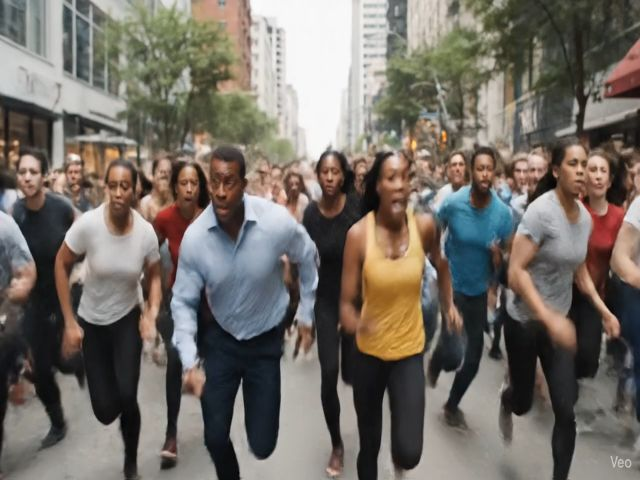
#> input picture temp/frame_1763749718499.jpg, 640 x 480 px
$ python extract_features.py ../temp/frame_1763749718499.jpg   (older library calls are emulated)
#> lines starting #> are read from the running program, lines starting #| are printed output that depends on the picture; after the words box and inside, x2 and y2 are one past the last pixel; in counts of white or black regions, pixels touching at a corner belong together; long printed decimals are rounded
import sys
import json
import numpy as np
import cv2
from io import BytesIO

def extract_motion_energy(frame):
    """Calculate optical flow magnitude (motion energy)"""
    if len(frame.shape) == 3:
        gray = cv2.cvtColor(frame, cv2.COLOR_BGR2GRAY)
    else:
        gray = frame

    # Compute Laplacian for edge detection (proxy for motion)
    laplacian = cv2.Laplacian(gray, cv2.CV_64F)
    motion_energy = np.sum(np.abs(laplacian)) / (gray.shape[0] * gray.shape[1])

    return float(motion_energy)

def extract_flux_of_count(frame):
    """Calculate crowd density approximation"""
    if len(frame.shape) == 3:
        gray = cv2.cvtColor(frame, cv2.COLOR_BGR2GRAY)
    else:
        gray = frame

    # Use morphological operations to estimate crowd density
    blurred = cv2.GaussianBlur(gray, (5, 5), 0)
    _, thresh = cv2.threshold(blurred, 127, 255, cv2.THRESH_BINARY)

    # Count connected components as approximation of people
    contours, _ = cv2.findContours(thresh, cv2.RETR_EXTERNAL, cv2.CHAIN_APPROX_SIMPLE)
    flux_of_count = len(contours)

    return float(flux_of_count)

try:
    # Get frame path from command line argument
    if len(sys.argv) < 2:
        raise ValueError("Frame path not provided")

    frame_path = sys.argv[1]
    frame = cv2.imread(frame_path)
#> frame is the input picture: shape (480, 640, 3); mean B, G, R 102.6, 110.2, 116.5

    if frame is None:
        raise ValueError(f"Could not read frame from {frame_path}")

    # Extract features
    motion_energy = extract_motion_energy(frame)
#> in extract_motion_energy, `gray = cv2.cvtColor(frame, cv2.COLOR_BGR2GRAY)`:
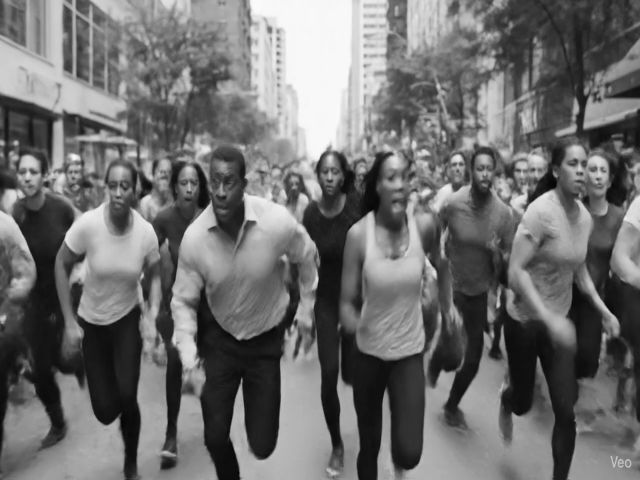
#> gray: shape (480, 640); min 1, max 255, mean 111.2
#> in extract_motion_energy, `laplacian = cv2.Laplacian(gray, cv2.CV_64F)`:
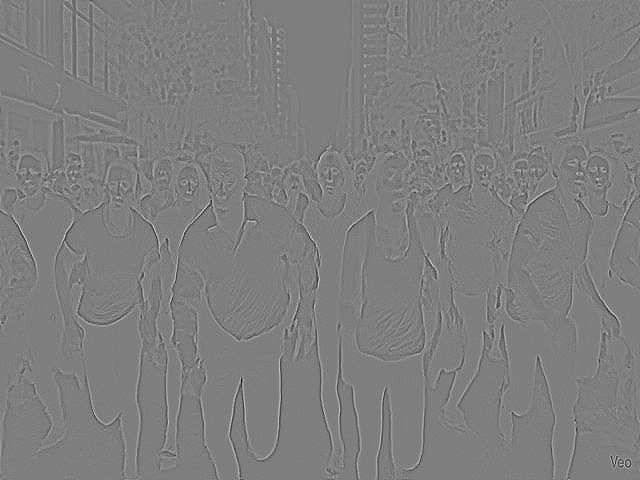
#> laplacian: shape (480, 640) float64; min -186, max 188, mean 0; drawn with min black and max white
#> in extract_motion_energy, `motion_energy = np.sum(np.abs(laplacian)) / (gray.shape[0] * gray.shap..`: motion_energy = 7.94
#> motion_energy = 7.94
    flux_of_count = extract_flux_of_count(frame)
#> in extract_flux_of_count, `_, thresh = cv2.threshold(blurred, 127, 255, cv2.THRESH_BINARY)`:
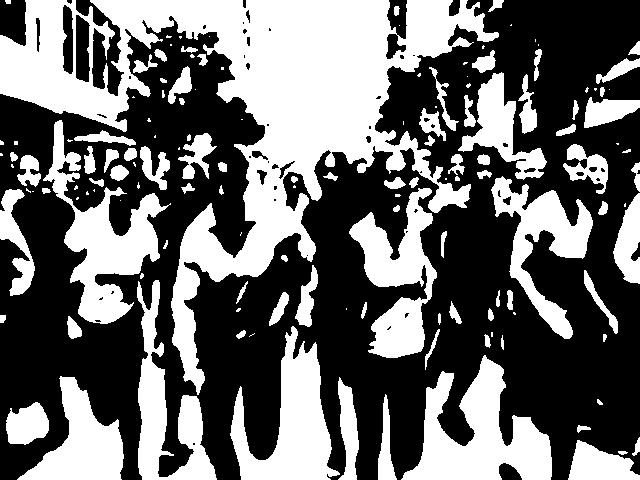
#> thresh: shape (480, 640); 41.7% white; 143 white regions (53 under 20 px)
#> in extract_flux_of_count, `contours, _ = cv2.findContours(thresh, cv2.RETR_EXTERNAL, cv2.CHAIN_AP..`: contours = 143 contours, 65 with area under 20; largest, box (x1, y1, x2, y2) and area: (0, 0, 499, 395) 54372, (401, 355, 552, 480) 8978, (43, 120, 171, 324) 7744, (230, 326, 340, 480) 7424, (349, 188, 437, 358) 6512
#> in extract_flux_of_count, `flux_of_count = len(contours)`: flux_of_count = 143
#> flux_of_count = 143

    # Output as JSON
    result = {
        "motionEnergy": motion_energy,
        "fluxOfCount": flux_of_count
    }
#> result = {'motionEnergy': 7.94, 'fluxOfCount': 143}

    print(json.dumps(result))
#| {"motionEnergy": 7.938, "fluxOfCount": 143.0}

except Exception as e:
    print(json.dumps({"error": str(e), "motionEnergy": 0, "fluxOfCount": 0}), file=sys.stderr)
    sys.exit(1)

$ run again, on temp/frame_1763749718540.jpg
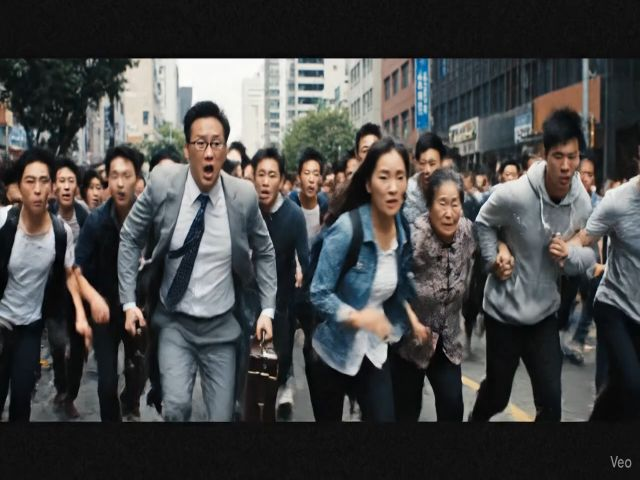
#> input picture temp/frame_1763749718540.jpg, 640 x 480 px
#> frame is the input picture: shape (480, 640, 3); mean B, G, R 70.3, 70.8, 70.7
#> in extract_motion_energy, `laplacian = cv2.Laplacian(gray, cv2.CV_64F)`:
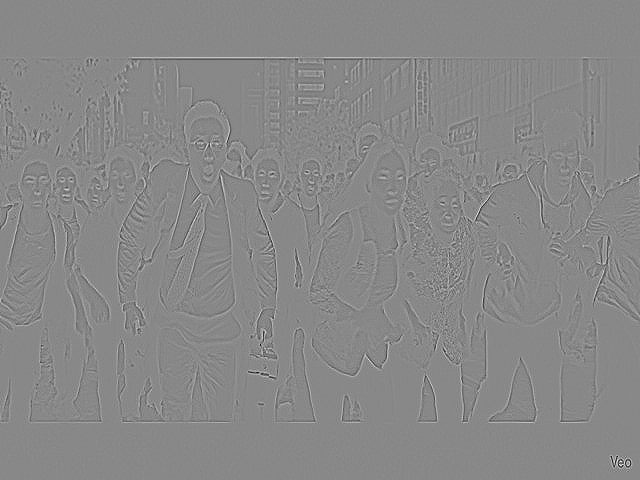
#> laplacian: shape (480, 640) float64; min -299, max 260, mean 0; drawn with min black and max white
#> in extract_motion_energy, `motion_energy = np.sum(np.abs(laplacian)) / (gray.shape[0] * gray.shap..`: motion_energy = 10.65
#> in extract_flux_of_count, `_, thresh = cv2.threshold(blurred, 127, 255, cv2.THRESH_BINARY)`:
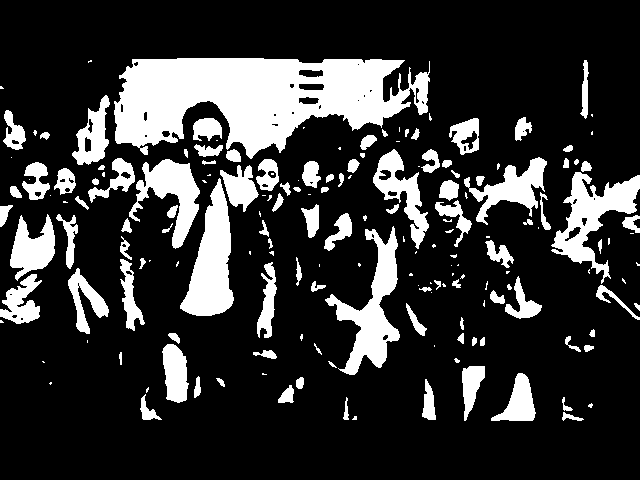
#> thresh: shape (480, 640); 20.4% white; 178 white regions (71 under 20 px)
#> contours = 177 contours, 84 with area under 20; largest, box (x1, y1, x2, y2) and area: (114, 58, 430, 159) 19570, (180, 178, 234, 316) 3845, (325, 226, 400, 375) 3682, (551, 172, 640, 284) 3424, (129, 159, 200, 249) 2457
#> in extract_flux_of_count, `flux_of_count = len(contours)`: flux_of_count = 177
#> result = {'motionEnergy': 10.65, 'fluxOfCount': 177}
#| {"motionEnergy": 10.650, "fluxOfCount": 177.0}

$ run again, on temp/frame_1763752636927.jpg
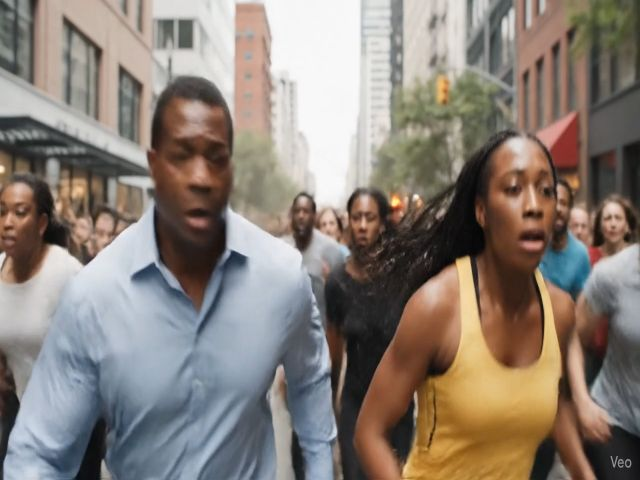
#> input picture temp/frame_1763752636927.jpg, 640 x 480 px
#> frame is the input picture: shape (480, 640, 3); mean B, G, R 118.8, 127.2, 137.3
#> in extract_motion_energy, `laplacian = cv2.Laplacian(gray, cv2.CV_64F)`:
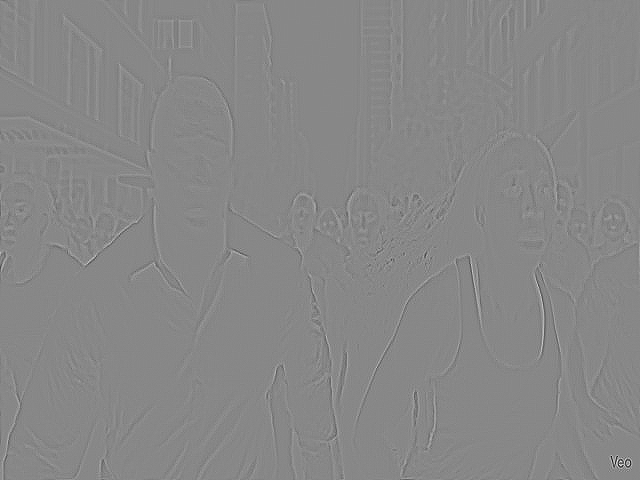
#> laplacian: shape (480, 640) float64; min -269, max 237, mean 0; drawn with min black and max white
#> in extract_motion_energy, `motion_energy = np.sum(np.abs(laplacian)) / (gray.shape[0] * gray.shap..`: motion_energy = 4.89
#> in extract_flux_of_count, `_, thresh = cv2.threshold(blurred, 127, 255, cv2.THRESH_BINARY)`:
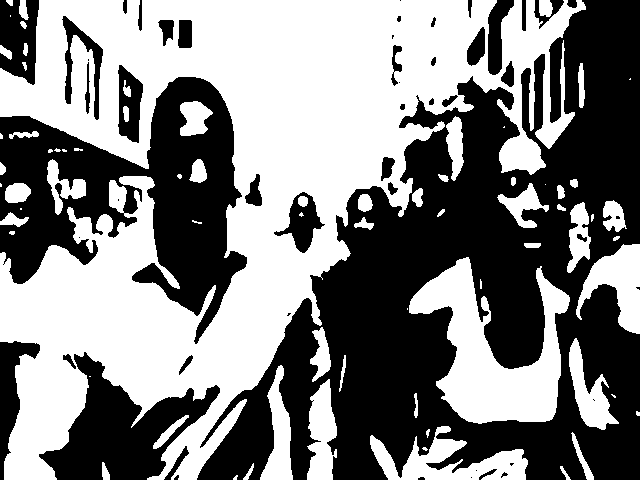
#> thresh: shape (480, 640); 50.7% white; 51 black regions (16 under 20 px)
#> contours = 68 contours, 25 with area under 20; largest, box (x1, y1, x2, y2) and area: (0, 0, 586, 480) 125145, (409, 257, 570, 424) 11813, (370, 426, 528, 480) 3517, (576, 244, 640, 334) 2762, (307, 379, 337, 480) 1962
#> in extract_flux_of_count, `flux_of_count = len(contours)`: flux_of_count = 68
#> result = {'motionEnergy': 4.89, 'fluxOfCount': 68}
#| {"motionEnergy": 4.888, "fluxOfCount": 68.0}
